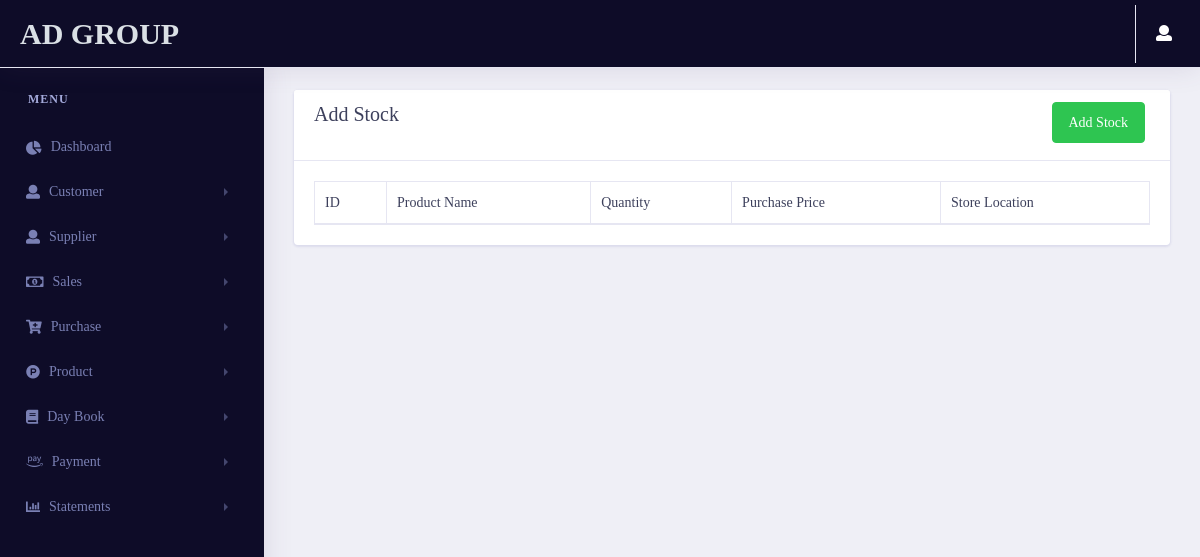
/dashboard/list_stock/ (signed in), run on an earlier commit of the app's database.
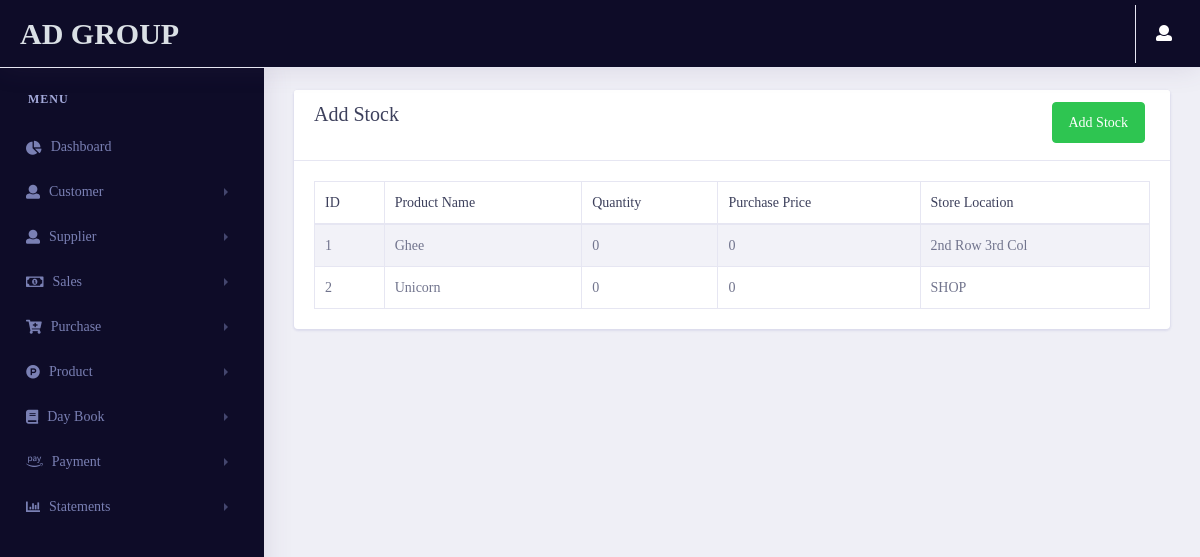
And on a later commit of the database.
### dashboard/models.py (models this page shows, shortened)
class Stock_estimate(models.Model):
    product = models.OneToOneField(Product_estimate,on_delete=models.CASCADE)
    quantity = models.IntegerField(null=True,blank=True,default=0)
    purchase_price = models.IntegerField(null=True,blank=True,default=0)
    id = models.UUIDField(default=uuid.uuid4 , unique=True , primary_key=True , editable=False)
    class Meta:
        indexes = [models.Index(fields=('product' , 'id'))]

class Product_estimate(models.Model):
    product_name = models.CharField(max_length=100)
    product_categ = models.CharField(max_length=50)
    unit = models.CharField(max_length=50)
    selling_price = models.FloatField()
    store_location = models.CharField(max_length=50)
    supplier = models.ForeignKey(Supplier_estimate , on_delete=models.CASCADE , blank=True,null=True)
    minimum_stock=models.IntegerField()
    id = models.UUIDField(default=uuid.uuid4 , unique=True , primary_key=True , editable=False)
    def __str__(self):
        return self.product_name
    class Meta:
        indexes = [models.Index(fields=('product_name' , 'id' , 'supplier'))]

### dashboard/views.py (the view, shortened to what this page needs)
# urls.py: path('list_stock/',views.list_stock,name="list_stock"),
@login_required(login_url='login')
def list_stock(request):
    Estimate_group = Group.objects.get(name='Estimate')
    GST_group = Group.objects.get(name='GST')
    user = User.objects.get(username=request.user.username)
    try:
        if user.is_authenticated:
            if Estimate_group in user.groups.all():
                stock_data = Stock_estimate.objects.all()
            else:
                stock_data = Stock_gst.objects.all()
            context = {
                'stock_data' : stock_data
            }
            return render(request, 'dashboard/stock.html',context)
        else:
            return redirect('login')
    except:
        return redirect('error404')

### pages/templatetags/user_auth.py (called while the page is built)
@register.filter(name='has_group')
def has_group(user, group_name):
    group = Group.objects.get(name=group_name)
    return True if group in user.groups.all() else False

### dashboard/templates/dashboard/stock.html (shortened to what this page needs)
{% extends 'pages/base.html' %}
{% load user_auth %}
{% load static %}
{% block content %}
<link rel="stylesheet" href="{% static 'vendor/bootstrap/css/bootstrap.min.css' %}">
<link href="{% static 'vendor/fonts/circular-std/style.css' %}" rel="stylesheet">
<link rel="stylesheet" href="{% static 'libs/css/style.css' %}">
<link rel="stylesheet" href="{% static 'vendor/fonts/fontawesome/css/fontawesome-all.css' %}">
<link rel="stylesheet" type="text/css" href="{% static 'vendor/datatables/css/dataTables.bootstrap4.css' %}">
{% if request.user|has_group:"Estimate" %}
<div class="row">
    <div class="col-xl-12 col-lg-12 col-md-12 col-sm-12 col-12">
        <div class="card">
            <div class="card-header">
                <h3 class="align-middle">Add Stock
                    <button type="submit" class="btn btn-space btn-success rounded float-right" data-toggle="modal" data-target="#exampleModal">
                        Add Stock
                    </button>
                </h3>
            </div>
            <div class="card-body">
                <div class="table-responsive">
                    <table class="table table-striped table-bordered first" id="example">
                        <thead>
                        <tr>
                            <th>ID</th>
                            <th>Product Name</th>
                            <th>Quantity</th>
                            <th>Purchase Price</th>
                            <th>Store Location</th>
                        </tr>
                        </thead>
                        <tbody>
                        {% for i in stock_data %}
                        <tr>
                            <td>{{forloop.counter}}</td>
                            <td>{{i.product}}</td>
                            <td>{{i.quantity}}</td>
                            <td>{{i.purchase_price}}</td>
                            <td>{{i.product.store_location}}</td>
                        </tr>
                        {% endfor %}
                        </tbody>
                    </table>
                </div>
            </div>
        </div>
    </div>
</div>
{% endif %}
{% endblock content %}

What changed in the data, as far as the page shows it:
added Stock_estimate: product "Ghee", quantity "0", purchase_price "0", product.store_location "2nd Row 3rd Col"
added Stock_estimate: product "Unicorn", quantity "0", purchase_price "0", product.store_location "SHOP"
